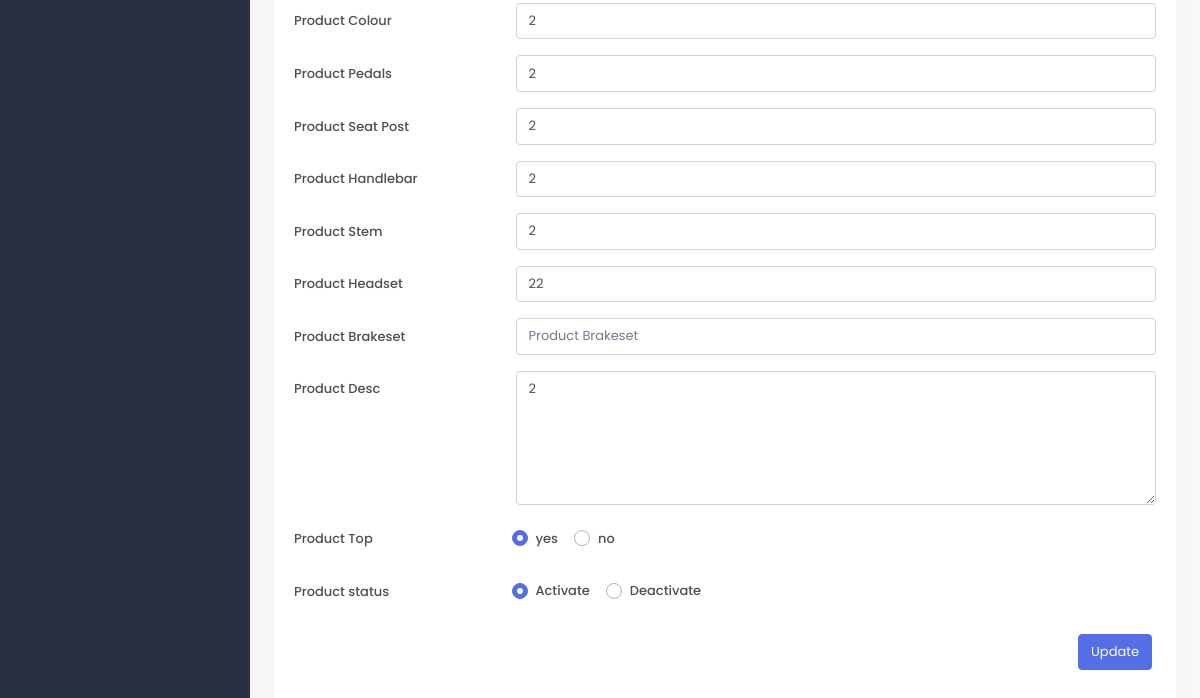
/admin_area/update-product.php?product_id=2 (signed in, lower part), run on an earlier commit of the app's database.
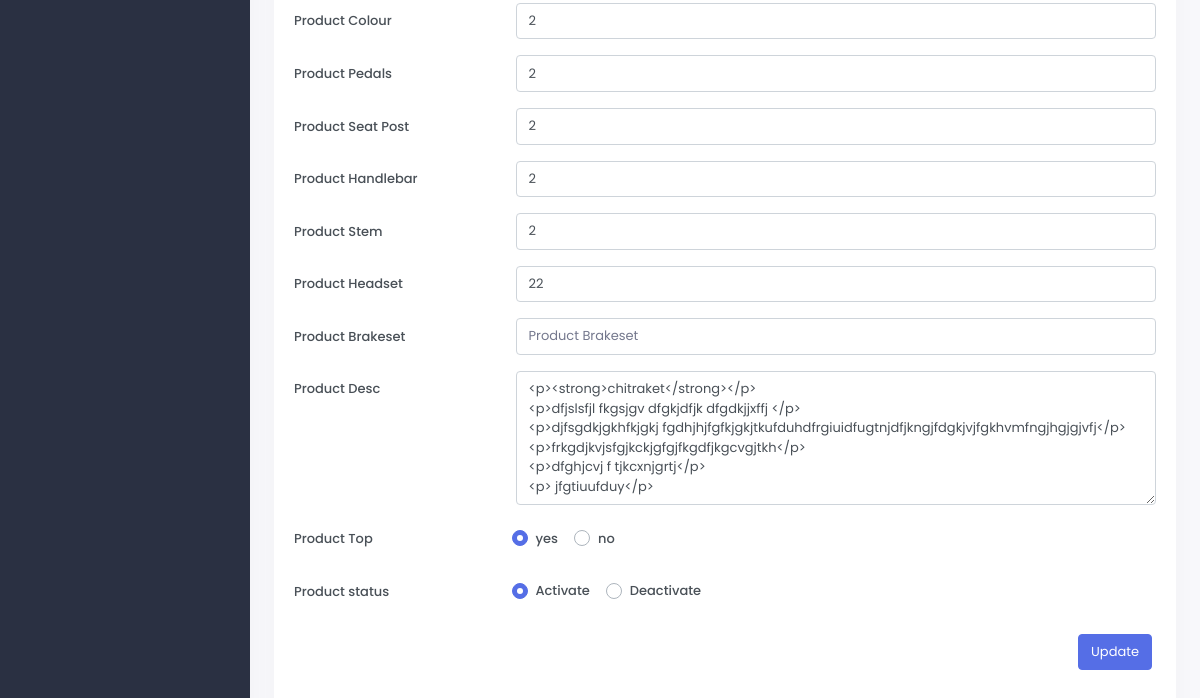
And on a later commit of the database.
### tables this page shows
CREATE TABLE `products` (
  `product_id` int(10) NOT NULL AUTO_INCREMENT,
  `p_cat_id` int(10) NOT NULL,
  `cat_id` int(10) NOT NULL,
  `manufacturer_id` int(10) NOT NULL,
  `date` timestamp NOT NULL DEFAULT CURRENT_TIMESTAMP ON UPDATE CURRENT_TIMESTAMP,
  `product_title` text NOT NULL,
  `product_img1` text NOT NULL,
  `product_img2` text NOT NULL,
  `product_img3` text NOT NULL,
  `product_img4` text NOT NULL,
  `product_price` int(10) DEFAULT NULL,
  `product_discount_price` text NOT NULL,
  `product_discount` text NOT NULL,
  `product_label` text NOT NULL,
  `product_desc` text NOT NULL,
  `product_qty` text NOT NULL,
  `available_qty` text NOT NULL,
  `product_size` text NOT NULL,
  `product_frame` text NOT NULL,
  `product_weight` text NOT NULL,
  `product_front_suspension` text NOT NULL,
  `product_rear_suspension` text NOT NULL,
  `product_front_derailleur` text NOT NULL,
  `product_rear_derailleur` text NOT NULL,
  `product_wheels` text NOT NULL,
  `product_tires` text NOT NULL,
  `product_shifter` text NOT NULL,
  `product_crankset` text NOT NULL,
  `product_freewheels` text NOT NULL,
  `product_bb_set` text NOT NULL,
  `product_cassette` text NOT NULL,
  `product_colour` text NOT NULL,
  `product_pedals` text NOT NULL,
  `product_seat_post` text NOT NULL,
  `product_handleber` text NOT NULL,
  `product_stem` text NOT NULL,
  `product_headset` text NOT NULL,
  `product_brakeset` text NOT NULL,
  `product_status_top` text NOT NULL,
  `product_status` text NOT NULL,
  PRIMARY KEY (`product_id`)
);

### admin_area/update-product.php (the view, shortened to what the changed rows need)
<?php
 if(!isset($_SESSION['admin_email']))
 {
     echo "<script>window.open('auth-login.php','_self')</script>";
 }
 else{
     ?>
    <?php
    include("includes/header.php");
     include("includes/sidebar.php");
     ?>
     <?php
if(isset($_GET['product_id'])){
    $edit_id = $_GET['product_id'];
    $get_p = "select * from products where product_id='$edit_id'";
    $run_edit = mysqli_query($con,$get_p);
    $row_edit = mysqli_fetch_array($run_edit);
    $p_colour=$row_edit['product_colour'];
    $p_pedals=$row_edit['product_pedals'];
    $p_seat_post=$row_edit['product_seat_post'];
    $p_handleber=$row_edit['product_handleber'];
    $p_stem=$row_edit['product_stem'];
    $p_headset=$row_edit['product_headset'];
    $p_brakeset=$row_edit['product_brakeset'];
    $p_desc = $row_edit['product_desc'];
    $p_top=$row_edit['product_status_top'];
    $p_status=$row_edit['product_status'];
}
?>
<div class="main-content">
<div class="page-content">
    <div class="container-fluid">
        <div class="row">
            <div class="col-12">
                <div class="card">
                    <div class="card-body">
                       <form method="POST" enctype="multipart/form-data">
                            <div class="form-group row">
                                <label for="example-number-input" class="col-md-3 col-form-label">Product Colour</label>
                                <div class="col-md-9">
                                    <input class="form-control" type="text" id="example-number-input" placeholder="Product Colour" name="product_colour" value="<?php echo $p_colour; ?>">
                                </div>
                            </div>
                            <div class="form-group row">
                                <label for="example-number-input" class="col-md-3 col-form-label">Product Pedals</label>
                                <div class="col-md-9">
                                    <input class="form-control" type="text" id="example-number-input" placeholder="Product Pedals" name="product_pedals" value="<?php echo $p_pedals; ?>">
                                </div>
                            </div>
                            <div class="form-group row">
                                <label for="example-number-input" class="col-md-3 col-form-label">Product Seat Post</label>
                                <div class="col-md-9">
                                    <input class="form-control" type="text" id="example-number-input" placeholder="Product Seat Post" name="product_seat_post" value="<?php echo $p_seat_post; ?>">
                                </div>
                            </div>
                            <div class="form-group row">
                                <label for="example-number-input" class="col-md-3 col-form-label">Product Handlebar</label>
                                <div class="col-md-9">
                                    <input class="form-control" type="text" id="example-number-input" placeholder="Product Handlebar" name="product_handleber" value="<?php echo $p_handleber; ?>">
                                </div>
                            </div>
                            <div class="form-group row">
                                <label for="example-number-input" class="col-md-3 col-form-label">Product Stem</label>
                                <div class="col-md-9">
                                    <input class="form-control" type="text" id="example-number-input" placeholder="Product Stem" name="product_stem" value="<?php echo $p_stem; ?>">
                                </div>
                            </div>
                            <div class="form-group row">
                                <label for="example-number-input" class="col-md-3 col-form-label">Product Headset</label>
                                <div class="col-md-9">
                                    <input class="form-control" type="text" id="example-number-input" placeholder="Product Headset" name="product_headset" value="<?php echo $p_headset; ?>">
                                </div>
                            </div>
                            <div class="form-group row">
                                <label for="example-number-input" class="col-md-3 col-form-label">Product Brakeset</label>
                                <div class="col-md-9">
                                    <input class="form-control" type="text" id="example-number-input" placeholder="Product Brakeset" name="product_brakeset" value="<?php echo $p_brakeset; ?>">
                                </div>
                            </div>
                            <div class="form-group row">
                                <label for="example-number-input" class="col-md-3 col-form-label">Product Desc</label>
                                <div class="col-md-9">
                                <textarea required class="form-control" placeholder="Product Desc" name="product_desc" cols="19" rows="6" ><?php echo $p_desc; ?></textarea>
                                </div>
                            </div>
                            <div class="form-group row">
                            <label for="example-text-input" class="col-md-3 col-form-label">Product Top</label>
                                <?php
                                    if($p_top=="no")
                                    {
                                ?>
                                                    <div class="custom-control custom-radio mt-2 ml-2">
                                                        <input type="radio" id="customRadio1" name="customRadio"  value="yes" class="custom-control-input" >
                                                        <label class="custom-control-label" for="customRadio1">yes</label>
                                                    </div>
                                                    <div class="custom-control custom-radio mt-2 ml-3">
                                                        <input type="radio" id="customRadio2" name="customRadio" value="no" class="custom-control-input" checked>
                                                        <label class="custom-control-label" for="customRadio2">no</label>
                                                    </div>
                                <?php
                                    }
                                    else
                                    {
                                        ?>
                                                <div class="custom-control custom-radio mt-2 ml-2">
                                                        <label class="custom-control-label" for="customRadio1">yes</label>
                                                    </div>
                                                    <div class="custom-control custom-radio mt-2 ml-3">
                                                        <label class="custom-control-label" for="customRadio2">no</label>
                                                    </div>
                                                    <?php
                                    }?>
                            </div>
                            <div class="form-group row">
                            <label for="example-text-input" class="col-md-3 col-form-label">Product status</label>
                                <?php
                                    if($p_status=="no")
                                    {
                                ?>
                                                    <div class="custom-control custom-radio mt-2 ml-2">
                                                        <input type="radio" id="customRadio3" name="customRadios"  value="yes" class="custom-control-input" >
                                                        <label class="custom-control-label" for="customRadio3">Activate</label>
                                                    </div>
                                                    <div class="custom-control custom-radio mt-2 ml-3">
                                                        <input type="radio" id="customRadio4" name="customRadios" value="no" class="custom-control-input" checked>
                                                        <label class="custom-control-label" for="customRadio4">Deactivate</label>
                                                    </div>
                                <?php
                                    }
                                    else
                                    {
                                        ?>
                                                <div class="custom-control custom-radio mt-2 ml-2">
                                                        <label class="custom-control-label" for="customRadio3">Activate</label>
                                                    </div>
                                                    <div class="custom-control custom-radio mt-2 ml-3">
                                                        <label class="custom-control-label" for="customRadio4">Deactivate</label>
                                                    </div>
                                                    <?php
                                    }?>
                            </div>
                            <div class="form-group mt-4">
                                <div class="text-right">
                                    <button type="submit" class="btn btn-primary waves-effect waves-light mr-1" name="update">
                                        Update
                                    </button>
                                </div>
                            </div>
                       </form>
                    </div>
                </div>
            </div>
        </div>
    </div>
</div>
</div>
    </body>
</html>
    <?php
 }
    ?>

What changed in the data, as far as the page shows it:
changed products: product_desc "2" → "<p><strong>chitraket</strong></p> <p>dfjslsfjl fkgsjgv dfgkjdfjk dfgdkjjxffj </p> <p>djfsgdkjgkhfkjgkj fgdhjhjfgfkjgkjtkufduhdfrgiuidfugtnjdfjkngjfdgkjvjfgkhvmfngjhgjgjvfj</p> <p>frkgdjkvjsfgjkckjgfgjfkgdfjkgcvgjtkh</p> <p>dfghjcvj f tjkcxnjgrtj</p> <p> jfgtiuufduy</p>"
